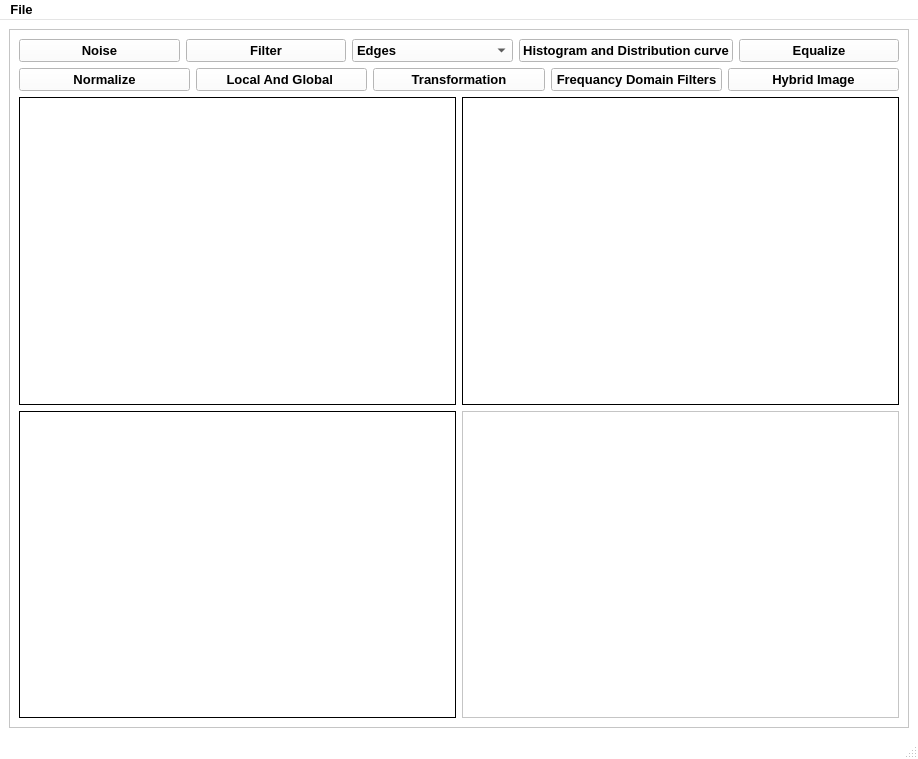
<?xml version="1.0" encoding="UTF-8"?>
<ui version="4.0">
 <class>MainWindow</class>
 <widget class="QMainWindow" name="MainWindow">
  <property name="geometry">
   <rect>
    <x>0</x>
    <y>0</y>
    <width>918</width>
    <height>759</height>
   </rect>
  </property>
  <property name="palette">
   <palette>
    <active>
     <colorrole role="WindowText">
      <brush brushstyle="SolidPattern">
       <color alpha="255">
        <red>0</red>
        <green>0</green>
        <blue>0</blue>
       </color>
      </brush>
     </colorrole>
     <colorrole role="Button">
      <brush brushstyle="SolidPattern">
       <color alpha="255">
        <red>255</red>
        <green>255</green>
        <blue>255</blue>
       </color>
      </brush>
     </colorrole>
     <colorrole role="Light">
      <brush brushstyle="SolidPattern">
       <color alpha="255">
        <red>255</red>
        <green>255</green>
        <blue>255</blue>
       </color>
      </brush>
     </colorrole>
     <colorrole role="Midlight">
      <brush brushstyle="SolidPattern">
       <color alpha="255">
        <red>255</red>
        <green>255</green>
        <blue>255</blue>
       </color>
      </brush>
     </colorrole>
     <colorrole role="Dark">
      <brush brushstyle="SolidPattern">
       <color alpha="255">
        <red>127</red>
        <green>127</green>
        <blue>127</blue>
       </color>
      </brush>
     </colorrole>
     <colorrole role="Mid">
      <brush brushstyle="SolidPattern">
       <color alpha="255">
        <red>170</red>
        <green>170</green>
        <blue>170</blue>
       </color>
      </brush>
     </colorrole>
     <colorrole role="Text">
      <brush brushstyle="SolidPattern">
       <color alpha="255">
        <red>0</red>
        <green>0</green>
        <blue>0</blue>
       </color>
      </brush>
     </colorrole>
     <colorrole role="BrightText">
      <brush brushstyle="SolidPattern">
       <color alpha="255">
        <red>255</red>
        <green>255</green>
        <blue>255</blue>
       </color>
      </brush>
     </colorrole>
     <colorrole role="ButtonText">
      <brush brushstyle="SolidPattern">
       <color alpha="255">
        <red>0</red>
        <green>0</green>
        <blue>0</blue>
       </color>
      </brush>
     </colorrole>
     <colorrole role="Base">
      <brush brushstyle="SolidPattern">
       <color alpha="255">
        <red>255</red>
        <green>255</green>
        <blue>255</blue>
       </color>
      </brush>
     </colorrole>
     <colorrole role="Window">
      <brush brushstyle="SolidPattern">
       <color alpha="255">
        <red>255</red>
        <green>255</green>
        <blue>255</blue>
       </color>
      </brush>
     </colorrole>
     <colorrole role="Shadow">
      <brush brushstyle="SolidPattern">
       <color alpha="255">
        <red>0</red>
        <green>0</green>
        <blue>0</blue>
       </color>
      </brush>
     </colorrole>
     <colorrole role="AlternateBase">
      <brush brushstyle="SolidPattern">
       <color alpha="255">
        <red>255</red>
        <green>255</green>
        <blue>255</blue>
       </color>
      </brush>
     </colorrole>
     <colorrole role="ToolTipBase">
      <brush brushstyle="SolidPattern">
       <color alpha="255">
        <red>255</red>
        <green>255</green>
        <blue>220</blue>
       </color>
      </brush>
     </colorrole>
     <colorrole role="ToolTipText">
      <brush brushstyle="SolidPattern">
       <color alpha="255">
        <red>0</red>
        <green>0</green>
        <blue>0</blue>
       </color>
      </brush>
     </colorrole>
    </active>
    <inactive>
     <colorrole role="WindowText">
      <brush brushstyle="SolidPattern">
       <color alpha="255">
        <red>0</red>
        <green>0</green>
        <blue>0</blue>
       </color>
      </brush>
     </colorrole>
     <colorrole role="Button">
      <brush brushstyle="SolidPattern">
       <color alpha="255">
        <red>255</red>
        <green>255</green>
        <blue>255</blue>
       </color>
      </brush>
     </colorrole>
     <colorrole role="Light">
      <brush brushstyle="SolidPattern">
       <color alpha="255">
        <red>255</red>
        <green>255</green>
        <blue>255</blue>
       </color>
      </brush>
     </colorrole>
     <colorrole role="Midlight">
      <brush brushstyle="SolidPattern">
       <color alpha="255">
        <red>255</red>
        <green>255</green>
        <blue>255</blue>
       </color>
      </brush>
     </colorrole>
     <colorrole role="Dark">
      <brush brushstyle="SolidPattern">
       <color alpha="255">
        <red>127</red>
        <green>127</green>
        <blue>127</blue>
       </color>
      </brush>
     </colorrole>
     <colorrole role="Mid">
      <brush brushstyle="SolidPattern">
       <color alpha="255">
        <red>170</red>
        <green>170</green>
        <blue>170</blue>
       </color>
      </brush>
     </colorrole>
     <colorrole role="Text">
      <brush brushstyle="SolidPattern">
       <color alpha="255">
        <red>0</red>
        <green>0</green>
        <blue>0</blue>
       </color>
      </brush>
     </colorrole>
     <colorrole role="BrightText">
      <brush brushstyle="SolidPattern">
       <color alpha="255">
        <red>255</red>
        <green>255</green>
        <blue>255</blue>
       </color>
      </brush>
     </colorrole>
     <colorrole role="ButtonText">
      <brush brushstyle="SolidPattern">
       <color alpha="255">
        <red>0</red>
        <green>0</green>
        <blue>0</blue>
       </color>
      </brush>
     </colorrole>
     <colorrole role="Base">
      <brush brushstyle="SolidPattern">
       <color alpha="255">
        <red>255</red>
        <green>255</green>
        <blue>255</blue>
       </color>
      </brush>
     </colorrole>
     <colorrole role="Window">
      <brush brushstyle="SolidPattern">
       <color alpha="255">
        <red>255</red>
        <green>255</green>
        <blue>255</blue>
       </color>
      </brush>
     </colorrole>
     <colorrole role="Shadow">
      <brush brushstyle="SolidPattern">
       <color alpha="255">
        <red>0</red>
        <green>0</green>
        <blue>0</blue>
       </color>
      </brush>
     </colorrole>
     <colorrole role="AlternateBase">
      <brush brushstyle="SolidPattern">
       <color alpha="255">
        <red>255</red>
        <green>255</green>
        <blue>255</blue>
       </color>
      </brush>
     </colorrole>
     <colorrole role="ToolTipBase">
      <brush brushstyle="SolidPattern">
       <color alpha="255">
        <red>255</red>
        <green>255</green>
        <blue>220</blue>
       </color>
      </brush>
     </colorrole>
     <colorrole role="ToolTipText">
      <brush brushstyle="SolidPattern">
       <color alpha="255">
        <red>0</red>
        <green>0</green>
        <blue>0</blue>
       </color>
      </brush>
     </colorrole>
    </inactive>
    <disabled>
     <colorrole role="WindowText">
      <brush brushstyle="SolidPattern">
       <color alpha="255">
        <red>127</red>
        <green>127</green>
        <blue>127</blue>
       </color>
      </brush>
     </colorrole>
     <colorrole role="Button">
      <brush brushstyle="SolidPattern">
       <color alpha="255">
        <red>255</red>
        <green>255</green>
        <blue>255</blue>
       </color>
      </brush>
     </colorrole>
     <colorrole role="Light">
      <brush brushstyle="SolidPattern">
       <color alpha="255">
        <red>255</red>
        <green>255</green>
        <blue>255</blue>
       </color>
      </brush>
     </colorrole>
     <colorrole role="Midlight">
      <brush brushstyle="SolidPattern">
       <color alpha="255">
        <red>255</red>
        <green>255</green>
        <blue>255</blue>
       </color>
      </brush>
     </colorrole>
     <colorrole role="Dark">
      <brush brushstyle="SolidPattern">
       <color alpha="255">
        <red>127</red>
        <green>127</green>
        <blue>127</blue>
       </color>
      </brush>
     </colorrole>
     <colorrole role="Mid">
      <brush brushstyle="SolidPattern">
       <color alpha="255">
        <red>170</red>
        <green>170</green>
        <blue>170</blue>
       </color>
      </brush>
     </colorrole>
     <colorrole role="Text">
      <brush brushstyle="SolidPattern">
       <color alpha="255">
        <red>127</red>
        <green>127</green>
        <blue>127</blue>
       </color>
      </brush>
     </colorrole>
     <colorrole role="BrightText">
      <brush brushstyle="SolidPattern">
       <color alpha="255">
        <red>255</red>
        <green>255</green>
        <blue>255</blue>
       </color>
      </brush>
     </colorrole>
     <colorrole role="ButtonText">
      <brush brushstyle="SolidPattern">
       <color alpha="255">
        <red>127</red>
        <green>127</green>
        <blue>127</blue>
       </color>
      </brush>
     </colorrole>
     <colorrole role="Base">
      <brush brushstyle="SolidPattern">
       <color alpha="255">
        <red>255</red>
        <green>255</green>
        <blue>255</blue>
       </color>
      </brush>
     </colorrole>
     <colorrole role="Window">
      <brush brushstyle="SolidPattern">
       <color alpha="255">
        <red>255</red>
        <green>255</green>
        <blue>255</blue>
       </color>
      </brush>
     </colorrole>
     <colorrole role="Shadow">
      <brush brushstyle="SolidPattern">
       <color alpha="255">
        <red>0</red>
        <green>0</green>
        <blue>0</blue>
       </color>
      </brush>
     </colorrole>
     <colorrole role="AlternateBase">
      <brush brushstyle="SolidPattern">
       <color alpha="255">
        <red>255</red>
        <green>255</green>
        <blue>255</blue>
       </color>
      </brush>
     </colorrole>
     <colorrole role="ToolTipBase">
      <brush brushstyle="SolidPattern">
       <color alpha="255">
        <red>255</red>
        <green>255</green>
        <blue>220</blue>
       </color>
      </brush>
     </colorrole>
     <colorrole role="ToolTipText">
      <brush brushstyle="SolidPattern">
       <color alpha="255">
        <red>0</red>
        <green>0</green>
        <blue>0</blue>
       </color>
      </brush>
     </colorrole>
    </disabled>
   </palette>
  </property>
  <property name="font">
   <font>
    <family>MS Sans Serif</family>
    <pointsize>10</pointsize>
    <weight>75</weight>
    <bold>true</bold>
   </font>
  </property>
  <property name="windowTitle">
   <string>MainWindow</string>
  </property>
  <widget class="QWidget" name="centralwidget">
   <layout class="QGridLayout" name="gridLayout_4">
    <item row="0" column="0">
     <widget class="QFrame" name="frame">
      <property name="frameShape">
       <enum>QFrame::StyledPanel</enum>
      </property>
      <property name="frameShadow">
       <enum>QFrame::Raised</enum>
      </property>
      <layout class="QGridLayout" name="gridLayout_3">
       <item row="0" column="0">
        <layout class="QGridLayout" name="gridLayout">
         <item row="0" column="0">
          <layout class="QGridLayout" name="gridLayout_2">
           <item row="1" column="0">
            <layout class="QHBoxLayout" name="horizontalLayout_3">
             <item>
              <widget class="QPushButton" name="normalize">
               <property name="text">
                <string>Normalize</string>
               </property>
               <property name="shortcut">
                <string/>
               </property>
               <property name="autoDefault">
                <bool>false</bool>
               </property>
               <property name="default">
                <bool>false</bool>
               </property>
               <property name="flat">
                <bool>false</bool>
               </property>
              </widget>
             </item>
             <item>
              <widget class="QPushButton" name="localNglobal">
               <property name="text">
                <string>Local And Global </string>
               </property>
               <property name="shortcut">
                <string/>
               </property>
               <property name="autoDefault">
                <bool>false</bool>
               </property>
               <property name="default">
                <bool>false</bool>
               </property>
               <property name="flat">
                <bool>false</bool>
               </property>
              </widget>
             </item>
             <item>
              <widget class="QPushButton" name="transformation">
               <property name="text">
                <string>Transformation</string>
               </property>
               <property name="shortcut">
                <string/>
               </property>
               <property name="autoDefault">
                <bool>false</bool>
               </property>
               <property name="default">
                <bool>false</bool>
               </property>
               <property name="flat">
                <bool>false</bool>
               </property>
              </widget>
             </item>
             <item>
              <widget class="QPushButton" name="freqDominFilter">
               <property name="text">
                <string>Frequancy Domain Filters</string>
               </property>
               <property name="shortcut">
                <string/>
               </property>
               <property name="autoDefault">
                <bool>false</bool>
               </property>
               <property name="default">
                <bool>false</bool>
               </property>
               <property name="flat">
                <bool>false</bool>
               </property>
              </widget>
             </item>
             <item>
              <widget class="QPushButton" name="hybrid">
               <property name="text">
                <string>Hybrid Image</string>
               </property>
               <property name="shortcut">
                <string/>
               </property>
               <property name="autoDefault">
                <bool>false</bool>
               </property>
               <property name="default">
                <bool>false</bool>
               </property>
               <property name="flat">
                <bool>false</bool>
               </property>
              </widget>
             </item>
            </layout>
           </item>
           <item row="0" column="0">
            <layout class="QHBoxLayout" name="horizontalLayout">
             <item>
              <widget class="QPushButton" name="noise">
               <property name="text">
                <string>Noise</string>
               </property>
               <property name="shortcut">
                <string/>
               </property>
               <property name="autoDefault">
                <bool>false</bool>
               </property>
               <property name="default">
                <bool>false</bool>
               </property>
               <property name="flat">
                <bool>false</bool>
               </property>
              </widget>
             </item>
             <item>
              <widget class="QPushButton" name="filter">
               <property name="text">
                <string>Filter</string>
               </property>
               <property name="shortcut">
                <string/>
               </property>
               <property name="autoDefault">
                <bool>false</bool>
               </property>
               <property name="default">
                <bool>false</bool>
               </property>
               <property name="flat">
                <bool>false</bool>
               </property>
              </widget>
             </item>
             <item>
              <widget class="QComboBox" name="edge">
               <item>
                <property name="text">
                 <string>Edges</string>
                </property>
               </item>
               <item>
                <property name="text">
                 <string>Edge In X</string>
                </property>
               </item>
               <item>
                <property name="text">
                 <string>Edge In Y</string>
                </property>
               </item>
              </widget>
             </item>
             <item>
              <widget class="QPushButton" name="histogram">
               <property name="text">
                <string>Histogram and Distribution curve</string>
               </property>
               <property name="shortcut">
                <string/>
               </property>
               <property name="autoDefault">
                <bool>false</bool>
               </property>
               <property name="default">
                <bool>false</bool>
               </property>
               <property name="flat">
                <bool>false</bool>
               </property>
              </widget>
             </item>
             <item>
              <widget class="QPushButton" name="equalize">
               <property name="text">
                <string>Equalize</string>
               </property>
               <property name="shortcut">
                <string/>
               </property>
               <property name="autoDefault">
                <bool>false</bool>
               </property>
               <property name="default">
                <bool>false</bool>
               </property>
               <property name="flat">
                <bool>false</bool>
               </property>
              </widget>
             </item>
            </layout>
           </item>
          </layout>
         </item>
         <item row="1" column="0">
          <layout class="QHBoxLayout" name="horizontalLayout_2">
           <item>
            <layout class="QVBoxLayout" name="verticalLayout_2">
             <item>
              <widget class="QLabel" name="Input1">
               <property name="frameShape">
                <enum>QFrame::Box</enum>
               </property>
               <property name="text">
                <string/>
               </property>
              </widget>
             </item>
             <item>
              <widget class="QLabel" name="input2">
               <property name="frameShape">
                <enum>QFrame::Box</enum>
               </property>
               <property name="text">
                <string/>
               </property>
              </widget>
             </item>
            </layout>
           </item>
           <item>
            <layout class="QVBoxLayout" name="verticalLayout">
             <item>
              <widget class="QLabel" name="output1">
               <property name="sizePolicy">
                <sizepolicy hsizetype="Ignored" vsizetype="Ignored">
                 <horstretch>0</horstretch>
                 <verstretch>0</verstretch>
                </sizepolicy>
               </property>
               <property name="frameShape">
                <enum>QFrame::Box</enum>
               </property>
               <property name="text">
                <string/>
               </property>
              </widget>
             </item>
             <item>
              <widget class="QGraphicsView" name="graphicsView">
               <property name="sizePolicy">
                <sizepolicy hsizetype="Ignored" vsizetype="Ignored">
                 <horstretch>0</horstretch>
                 <verstretch>0</verstretch>
                </sizepolicy>
               </property>
              </widget>
             </item>
            </layout>
           </item>
          </layout>
         </item>
        </layout>
       </item>
      </layout>
     </widget>
    </item>
   </layout>
  </widget>
  <widget class="QMenuBar" name="menubar">
   <property name="geometry">
    <rect>
     <x>0</x>
     <y>0</y>
     <width>918</width>
     <height>26</height>
    </rect>
   </property>
   <widget class="QMenu" name="menuInput">
    <property name="title">
     <string>File</string>
    </property>
    <addaction name="actionInput"/>
    <addaction name="separator"/>
    <addaction name="actionExit"/>
   </widget>
   <addaction name="menuInput"/>
  </widget>
  <widget class="QStatusBar" name="statusbar"/>
  <action name="actionInput">
   <property name="text">
    <string>Input</string>
   </property>
  </action>
  <action name="actionExit">
   <property name="text">
    <string>Exit</string>
   </property>
  </action>
 </widget>
 <resources/>
 <connections/>
</ui>
